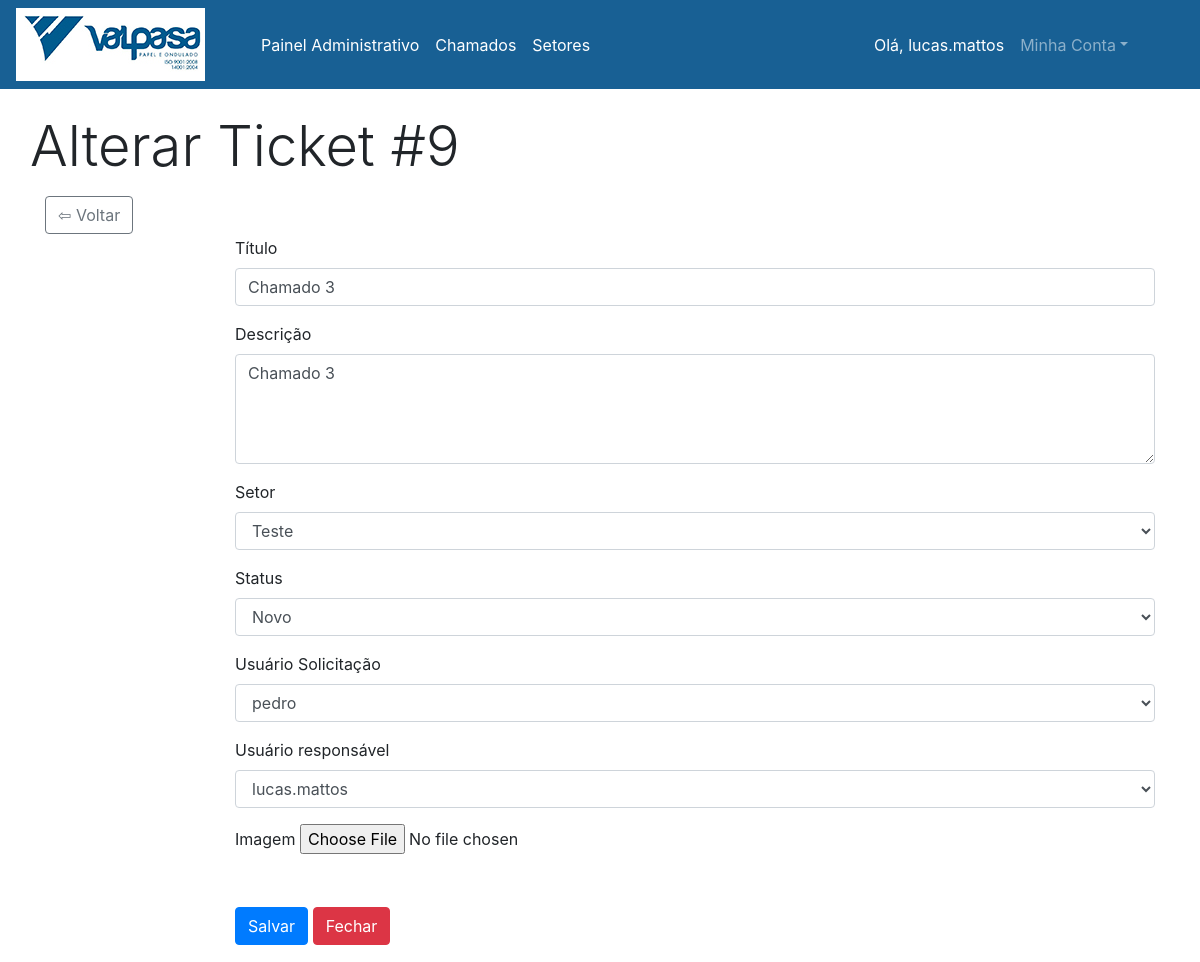
The app's page /update/9 (signed in), older data.
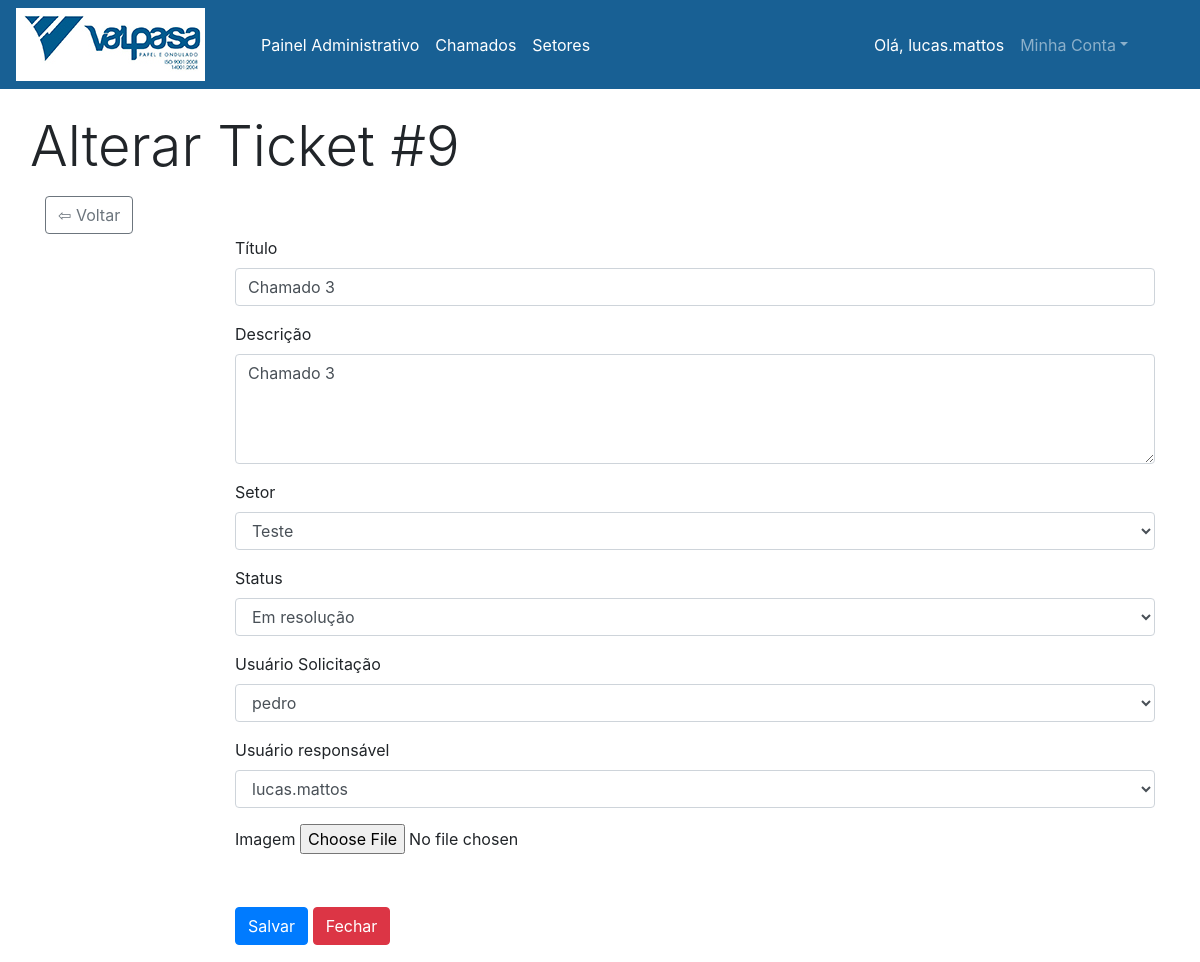
The same page, newer data.
### chamados/models.py (models this page shows, shortened)
class Chamado(models.Model):
    titulo = models.CharField(max_length=100, null=True)
    descricao = models.TextField(max_length=255, null=True)
    foto = models.FileField(upload_to="%Y/%m/%d/", null=True, blank=True)
    setor = models.CharField(max_length=100, null=True)
    status = models.CharField(max_length=100, null=True)
    usuabr = models.CharField(max_length=100, null=True)
    usures = models.CharField(max_length=100, null=True)

### chamados/views.py (the view)
# urls.py: path('update/<int:id>', update_chamados, name='update_chamados'),
@login_required(login_url='/users/login')
def update_chamados(request, id):
    chamado = Chamado.objects.get(id=id)
    users = User.objects.all()
    setores = Setor.objects.all()
    form = ChamadoForm(request.POST or None, request.FILES, instance=chamado)
    if form.is_valid():
        form.save()
        return redirect('list_chamados')
    return render(request, 'chamados-form.html', {'form': form, 'chamado': chamado, 'users': users, 'setores': setores})

### chamados/forms.py
class ChamadoForm(forms.ModelForm):
    foto = forms.ImageField(widget=ClearableFileInput, required=False)
    class Meta:
        model = Chamado
        fields = '__all__'
        widgets = {
            'titulo': forms.TextInput(attrs={'class': 'form-control', 'maxlength': 100, 'required': False}),
            'descricao': forms.Textarea(attrs={'class': 'form-control', 'maxlength': 255, 'required': False}),
        }

### chamados/templates/chamados-form.html (shortened to what this page needs)
{% extends "base.html" %}
{% block title %}
    {% if chamado %}
        <h1 class="display-4">Alterar Ticket #{{chamado.id}}</h1>
    {% else %}
        <h1 class="display-4">Incluir Ticket</h1>
    {% endif %}
{% endblock %}
{% block content %}
    <div class="col-2"><a href="{% url 'list_chamados' %}" class="btn btn-outline-secondary">⇦ Voltar</a></div>
    <div class="col-10 mt-4">
        <form method="post" enctype="multipart/form-data">
        <div class="form-group mt-3">
            <label >Título</label>
            <input type="text" class="form-control" id="titulo" value="{{chamado.titulo}}" placeholder="Insira o Título" name="titulo" required>
        </div>
        <div class="form-group">
            <label>Descrição</label>
            <textarea class="form-control" id="descricao" placeholder="Insira uma Descrição" name="descricao" rows="4" required>{{chamado.descricao}}</textarea>
        </div>
        <div class="form-group">
            <label for="setor">Setor</label>
            <select class="form-control" id="setor" name="setor">
              <option>{{ chamado.setor }}</option>
            </select>
        </div>
        <div class="form-group">
            <label>Status</label>
            {% if user.is_superuser %}
            <select class="form-control" name="status">
                {% if chamado %}<option>{{ chamado.status }}</option>{% endif %}
            </select>
            {% endif %}
        </div>
        <div class="form-group">
            <label for="usuabr">Usuário Solicitação</label>
            <select class="form-control" id="usuabr" name="usuabr">
              {% if chamado %}
                    <option>{{ chamado.usuabr }}</option>
              {% else %}
                  {% if user.is_authenticated %}
                      <option>{{ user.username }}</option>
                  {% endif %}
              {% endif %}
            </select>
        </div>
        <div class="form-group">
            <label for="usures">Usuário responsável</label>
            <select class="form-control" id="usures" name="usures">
              {% for user in users %}
              {% if user.is_superuser %}
                <option>{{ user.username }}</option>
              {% endif %}
              {% endfor %}
            </select>
        </div>
        <div class="form-group">
            <label>Imagem</label>
            {{ form.foto }}
        </div>
        {% if chamado.status == 'Atendido' %}
        <div class="form-group mt-5">
            <label>Este chamado foi finalizado pelo operador.</label>
        </div>
            {% if user.is_superuser %}
                <div class="form-group mt-5">
                    <a href="{% url 'delete_chamados' chamado.id %}" class="btn btn-danger">Fechar</a>
                </div>
            {% endif %}
        {% else %}
        <div class="form-group mt-5">
            <button type="submit" class="btn btn-primary">Salvar</button>
            {% if user.is_superuser %}
            {% if chamado %}
                <a href="{% url 'delete_chamados' chamado.id %}" class="btn btn-danger">Fechar</a>
            {% endif %}
            {% endif %}
        </div>
        {% endif %}
    </form>
    </div>
{% endblock %}

Row changes from the older to the newer data that the page shows:
changed Chamado "Chamado 3": status "Novo" → "Em resolução"
